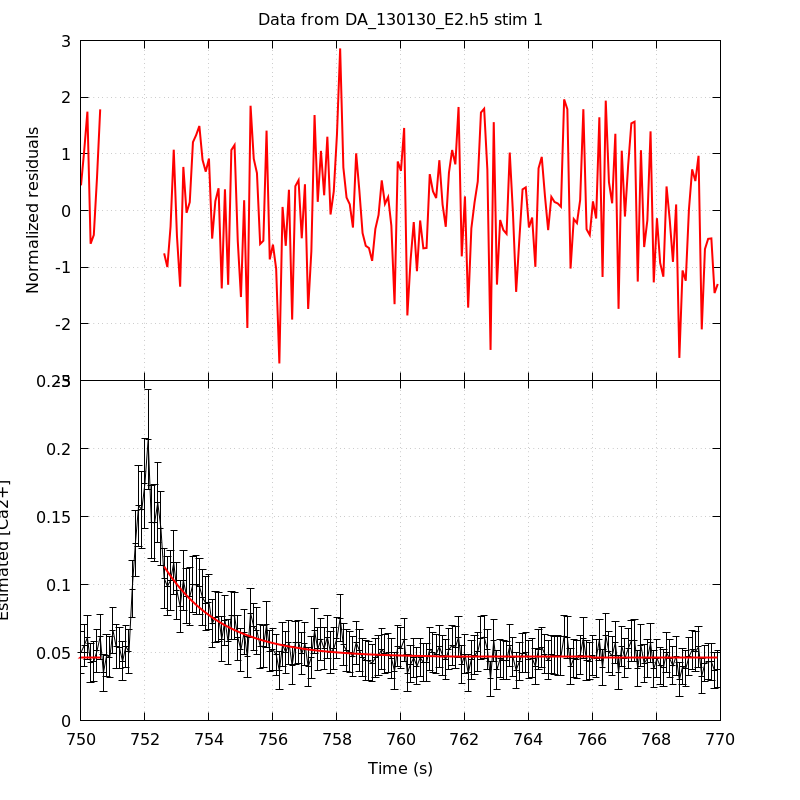

This figure's gnuplot source:
unset key
set grid
set multiplot title 'Data from DA_130130_E2.h5 stim 1' noenhanced layout 2,1 margins 0.1,0.9,0.1,0.95 spacing 0,0
set ylabel 'Normalized residuals'
set xtics format ''
plot 'DA_130130_E2_aba_RatioFit_s1' using 1:4 with lines linecolor rgb 'red' linewidth 2
set format x '%g'
set xlabel 'Time (s)'
set ylabel 'Estimated [Ca2+]'
plot 'DA_130130_E2_aba_CaRatio_s1' using 1:2:($3*1.96) with yerrorlines \
     linecolor rgb 'black' linewidth 1,                \
     'DA_130130_E2_aba_RatioFit_s1' using 1:3 with lines linecolor rgb 'red'\
     linewidth 2
unset multiplot
